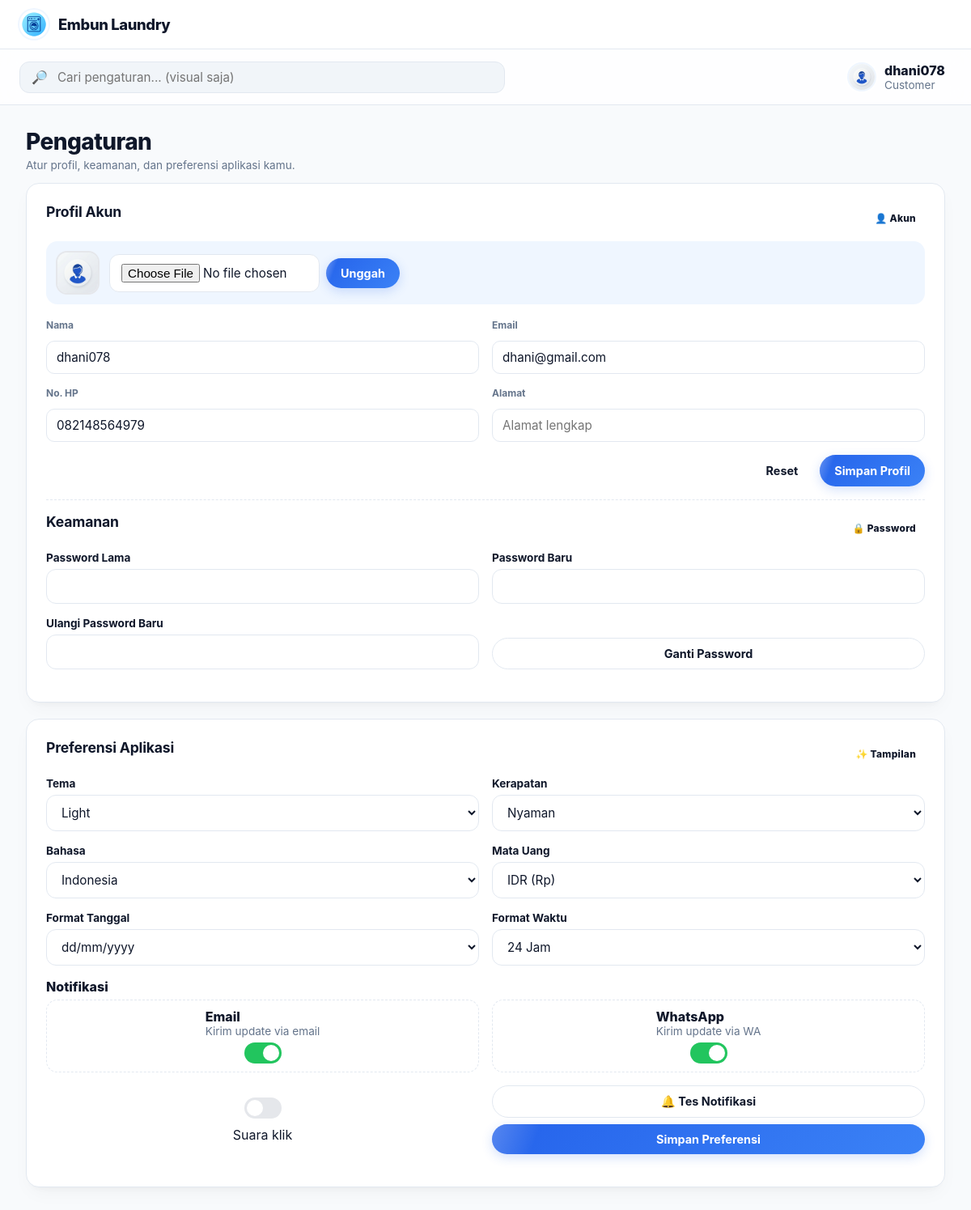
/settings.php (signed in), run on the app's committed database.
### tables this page shows
CREATE TABLE `users` (
  `id` int(11) NOT NULL,
  `full_name` varchar(100) NOT NULL,
  `email` varchar(120) NOT NULL,
  `phone` varchar(30) DEFAULT NULL,
  `avatar_path` varchar(255) DEFAULT NULL,
  `role` enum('Admin','Owner','Staff','Customer') NOT NULL DEFAULT 'Customer',
  `password_hash` varchar(255) NOT NULL,
  `created_at` timestamp NOT NULL DEFAULT current_timestamp()
);

### settings.php (the view, shortened to what this page needs)
<?php
require_once __DIR__ . '/config.php';
function h($s){ return htmlspecialchars((string)$s, ENT_QUOTES, 'UTF-8'); }
function avatar_url_dash($uid){
  $base = 'uploads/avatars';
  foreach (['jpg','jpeg','png','webp'] as $ext){
    $p = __DIR__ . "/$base/$uid.$ext";
  }
  return 'img/avatar-placeholder.png';
}
$UID    = (int)($_SESSION['user_id'] ?? 0);
$ROLE   = $_SESSION['user_role'] ?? 'Customer';
$NAME   = $_SESSION['user_name'] ?? '';
$userCols = [];
$maybe = ['name','full_name','email','phone','address','password_hash','password','settings_json'];
$resCols = $mysqli->query("SHOW COLUMNS FROM users");
$colsAvail = [];
while ($c = $resCols->fetch_assoc()) $colsAvail[] = $c['Field'];
foreach ($maybe as $m) if (in_array($m, $colsAvail, true)) $userCols[] = $m;
$selectCols = $userCols ? (implode(',', array_map(fn($c)=>"`$c`", $userCols))) : '';
$user = ['name'=>$NAME,'email'=>'','phone'=>'','address'=>'','settings_json'=>null];
if ($selectCols!=='') {
  $st = $mysqli->prepare("SELECT $selectCols FROM users WHERE id=? LIMIT 1");
  $st->bind_param('i',$UID); $st->execute(); $r=$st->get_result()->fetch_assoc(); $st->close();
  if ($r) { $user = array_merge($user, $r); }
}
$displayName = $user['full_name'] ?? ($user['name'] ?? $NAME);
$DEFAULT_PREFS = [
  'theme'=>'light',
  'density'=>'cozy',
  'language'=>'id',
  'currency'=>'IDR',
  'date_format'=>'d/m/Y',
  'time_format'=>'24h',
  'notif_email'=>true,
  'notif_whatsapp'=>true,
  'sound'=>false
];
$prefs = $DEFAULT_PREFS;
$AVATAR = avatar_url_dash($UID);
?>
<!doctype html>
<html lang="id" data-theme="<?= h($prefs['theme']) ?>">
<head>
<link rel="stylesheet" href="assets/style.css"/>
</head>
<body>
<div class="wrap">
  <aside class="sidebar">
    <div class="brand">
      <img src="img/Logo.png" alt="Embun Laundry" class="logo-img" width="36" height="36"/>
      <div class="name">Embun Laundry</div>
    </div>
  </aside>
  <section class="main">
    <div class="topbar">
      <div class="topbar-inner">
        <div class="search">🔎 <input type="text" placeholder="Cari pengaturan... (visual saja)"></div>
        <div class="user">
          <img src="<?= h($AVATAR) ?>" alt="Avatar" class="avatar-img"/>
          <div>
            <div style="font-weight:800"><?= h($displayName) ?></div>
            <div class="sub"><?= h($ROLE) ?></div>
          </div>
        </div>
      </div>
    </div>
    <div class="content">
      <div class="h1">Pengaturan</div>
      <div class="sub">Atur profil, keamanan, dan preferensi aplikasi kamu.</div>
      <div class="grid" style="margin-top:14px">
        <div class="card">
          <div style="display:flex;align-items:center;justify-content:space-between;margin-bottom:10px">
            <h3>Profil Akun</h3>
            <span class="badge">👤 Akun</span>
          </div>
          <div style="display:flex;gap:12px;align-items:center;margin-bottom:18px;background:var(--blue-soft);padding:12px;border-radius:14px">
            <img src="<?= h($AVATAR) ?>" alt="avatar" style="width:54px;height:54px;border-radius:14px;object-fit:cover;border:2px solid #e5e7eb">
            <form method="post" enctype="multipart/form-data" id="avatarForm" style="display:flex;gap:8px;align-items:center;flex:1">
              <input class="input" type="file" name="avatar" id="avatar" accept="image/*" style="max-width:260px">
              <button class="btn btn-primary" id="btnUp">Unggah</button>
            </form>
          </div>
          <form method="post" class="form" id="profileForm">
            <div class="row">
              <div>
                <label>Nama</label>
                <input class="input" name="name" value="<?= h($displayName) ?>" required>
              </div>
              <div>
                <label>Email</label>
                <input class="input" name="email" type="email" value="<?= h($user['email'] ?? '') ?>" placeholder="email@contoh.com">
              </div>
            </div>
            <div class="row">
              <div>
                <label>No. HP</label>
                <input class="input" name="phone" value="<?= h($user['phone'] ?? '') ?>" placeholder="08xxxxxxxxxx">
              </div>
              <div>
                <label>Alamat</label>
                <input class="input" name="address" value="<?= h($user['address'] ?? '') ?>" placeholder="Alamat lengkap">
              </div>
            </div>
            <div style="display:flex;gap:8px;justify-content:flex-end;margin-top:12px">
              <button class="btn btn-ghost" type="reset">Reset</button>
              <button class="btn btn-primary">Simpan Profil</button>
            </div>
          </form>
          <hr style="border:none;border-top:1px dashed var(--line);margin:16px 0">
          <div style="display:flex;align-items:center;justify-content:space-between;margin-bottom:10px">
            <h3>Keamanan</h3>
            <span class="badge wiggle">🔒 Password</span>
          </div>
          <form method="post" id="passForm">
            <div class="row">
              <div>
                <label>Password Lama</label>
                <input class="input" type="password" name="old_password" required>
              </div>
              <div>
                <label>Password Baru</label>
                <input class="input" type="password" name="new_password" minlength="6" required>
              </div>
            </div>
            <div class="row" style="align-items:flex-end">
              <div>
                <label>Ulangi Password Baru</label>
                <input class="input" type="password" name="repeat_password" minlength="6" required>
              </div>
              <div style="display:flex;gap:8px;justify-content:flex-end">
                <button class="btn btn-danger">Ganti Password</button>
              </div>
            </div>
          </form>
        </div>
        <div class="card">
          <div style="display:flex;align-items:center;justify-content:space-between;margin-bottom:10px">
            <h3>Preferensi Aplikasi</h3>
            <span class="badge wiggle">✨ Tampilan</span>
          </div>
          <form method="post" id="prefsForm">
            <div class="row">
              <div>
                <label>Tema</label>
                <select name="theme" id="selTheme">
                  <option value="light"  <?= $prefs['theme']==='light'?'selected':'' ?>>Light</option>
                </select>
              </div>
              <div>
                <label>Kerapatan</label>
                <select name="density">
                  <option value="cozy"    <?= $prefs['density']==='cozy'?'selected':'' ?>>Nyaman</option>
                </select>
              </div>
            </div>
            <div class="row">
              <div>
                <label>Bahasa</label>
                <select name="language">
                  <option value="id" <?= $prefs['language']==='id'?'selected':'' ?>>Indonesia</option>
                </select>
              </div>
              <div>
                <label>Mata Uang</label>
                <select name="currency">
                  <option value="IDR" <?= $prefs['currency']==='IDR'?'selected':'' ?>>IDR (Rp)</option>
                </select>
              </div>
            </div>
            <div class="row">
              <div>
                <label>Format Tanggal</label>
                <select name="date_format">
                  <option value="d/m/Y" <?= $prefs['date_format']==='d/m/Y'?'selected':'' ?>>dd/mm/yyyy</option>
                </select>
              </div>
              <div>
                <label>Format Waktu</label>
                <select name="time_format">
                  <option value="24h" <?= $prefs['time_format']==='24h'?'selected':'' ?>>24 Jam</option>
                </select>
              </div>
            </div>
            <div style="margin:8px 0 6px;font-weight:800">Notifikasi</div>
            <div class="row">
              <div style="display:flex;align-items:center;justify-content:space-between;border:1px dashed var(--line);border-radius:14px;padding:10px 12px">
                <div>
                  <div style="font-weight:800">Email</div>
                  <div class="sub">Kirim update via email</div>
                </div>
                <label class="toggle<?= $prefs['notif_email']?' on':'' ?>">
                  <span class="knob"></span>
                </label>
              </div>
              <div style="display:flex;align-items:center;justify-content:space-between;border:1px dashed var(--line);border-radius:14px;padding:10px 12px">
                <div>
                  <div style="font-weight:800">WhatsApp</div>
                  <div class="sub">Kirim update via WA</div>
                </div>
                <label class="toggle<?= $prefs['notif_whatsapp']?' on':'' ?>">
                  <span class="knob"></span>
                </label>
              </div>
            </div>
            <div class="row" style="align-items:center">
              <div style="display:flex;align-items:center;gap:10px">
                <label class="toggle<?= $prefs['sound']?' on':'' ?>">
                  <span class="knob"></span>
                </label>
                <span>Suara klik</span>
              </div>
              <div style="display:flex;gap:8px;justify-content:flex-end">
                <button type="button" class="btn" id="btnTest">🔔 Tes Notifikasi</button>
                <button class="btn btn-primary">Simpan Preferensi</button>
              </div>
            </div>
          </form>
        </div>
      </div>
    </div>
  </section>
</div>
</body>
</html>

### data on the page
users: full_name "dhani078", name "dhani078", email "dhani@gmail.com", phone "082148564979"

### other printed values
$ROLE "Customer"
